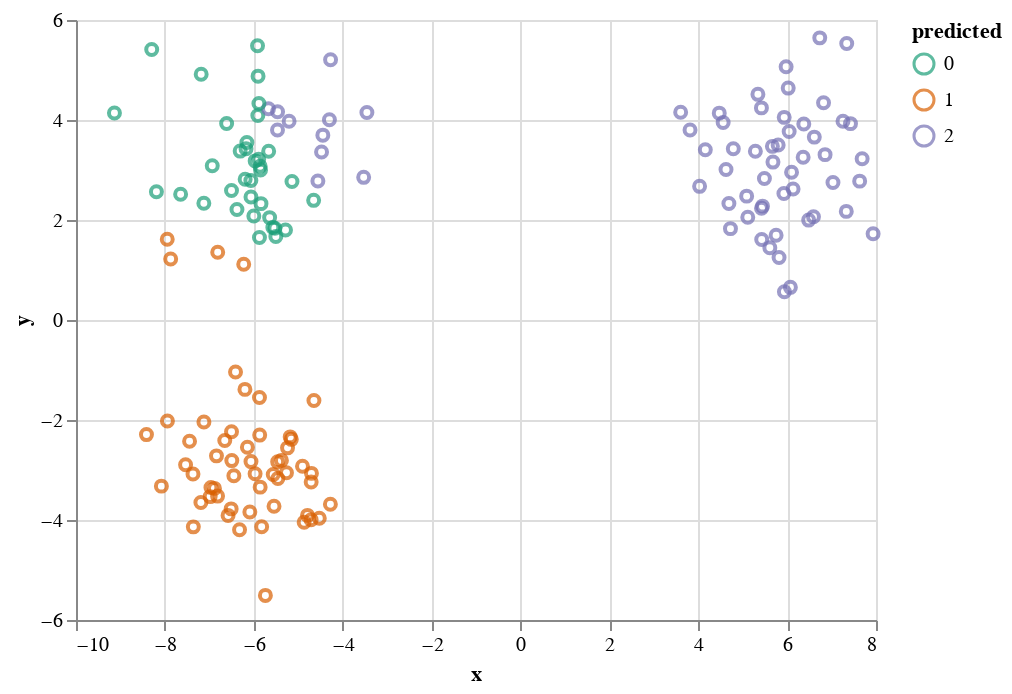

Notebook code cell kept with this figure:
### Code cell
p.assignments(data.xs, ys_tangles)

### Figure 1 — Vega-Lite specification as saved in the notebook (floating-point values rounded to 4 significant figures; data arrays with more than 128 entries replaced by an {"elided": "..."} marker saying what was removed)
{"config": {"view": {"continuousWidth": 400, "continuousHeight": 300}}, "data": {"name": "data-9e12c87a4c02d5b0e58987fc2fc63728"}, "mark": "point", "encoding": {"color": {"type": "nominal", "field": "predicted", "scale": {"scheme": "dark2"}}, "x": {"type": "quantitative", "field": "x"}, "y": {"type": "quantitative", "field": "y"}}, "$schema": "https://vega.github.io/schema/vega-lite/v4.8.1.json", "datasets": {"data-9e12c87a4c02d5b0e58987fc2fc63728": {"elided": "150 records"}}}
